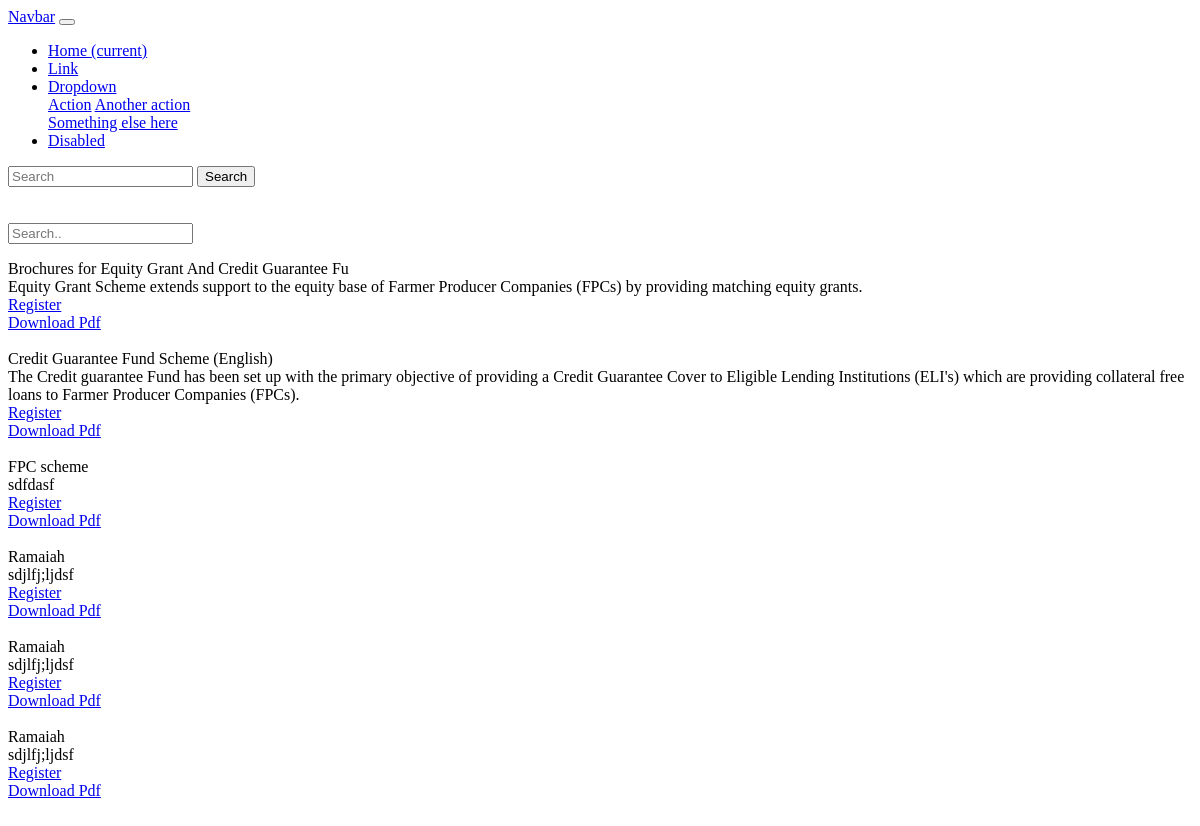
The app's page /infos/, older data.
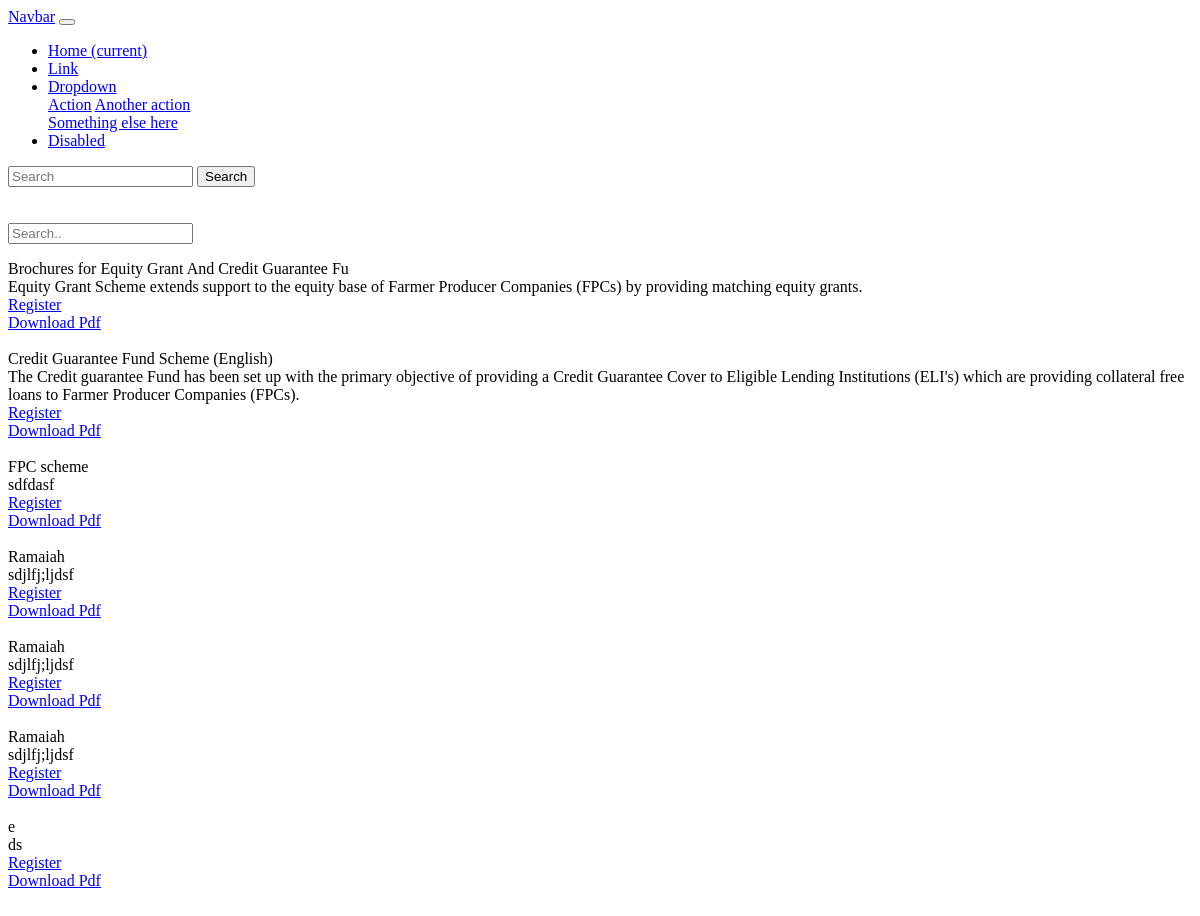
The same page, newer data.
### Info/models.py (models this page shows, shortened)
class Info(models.Model):
    name = models.CharField(_("Scheme name"), max_length=100)
    description = models.TextField(_("Description about the scheme"), max_length=250,blank=True)
    registerationlink = models.CharField(_("Registration link"), max_length=150,blank=True)
    pdflink = models.CharField(_("Pdf Link"), max_length=150,blank=True)

### Info/views.py (the view)
# urls.py: path('infos/',views.infos,name = 'infos'),
def infos(request):
    infos = Info.objects.all()
    search_term = ''
    if 'search' in request.GET:
        search_term = request.GET['search']
        infos = infos.filter(
            Q(name__icontains=search_term)
        )
    context = {
        'infos':infos,'search_term':search_term
    }
    return render(request,'Info/infos.html',context)

### templates/Info/infos.html
 {% extends "header.html" %}
 {% block content%}
 <form action="" style="padding-top:20px">
      <input type="text" placeholder="Search.." name="search" id="search" value="{{search_term}}">
</form>
{% for info in infos%}
{{ info.name}} <br>
{{ info.description}} <br>
<a href="{{ info.registerationlink}}">Register</a><br>
<a href="{{ info.pdflink }}">Download Pdf</a> <br>
<br>
{% endfor %}
{% endblock content %}

Row changes from the older to the newer data that the page shows:
added Info: name "e", description "ds"
